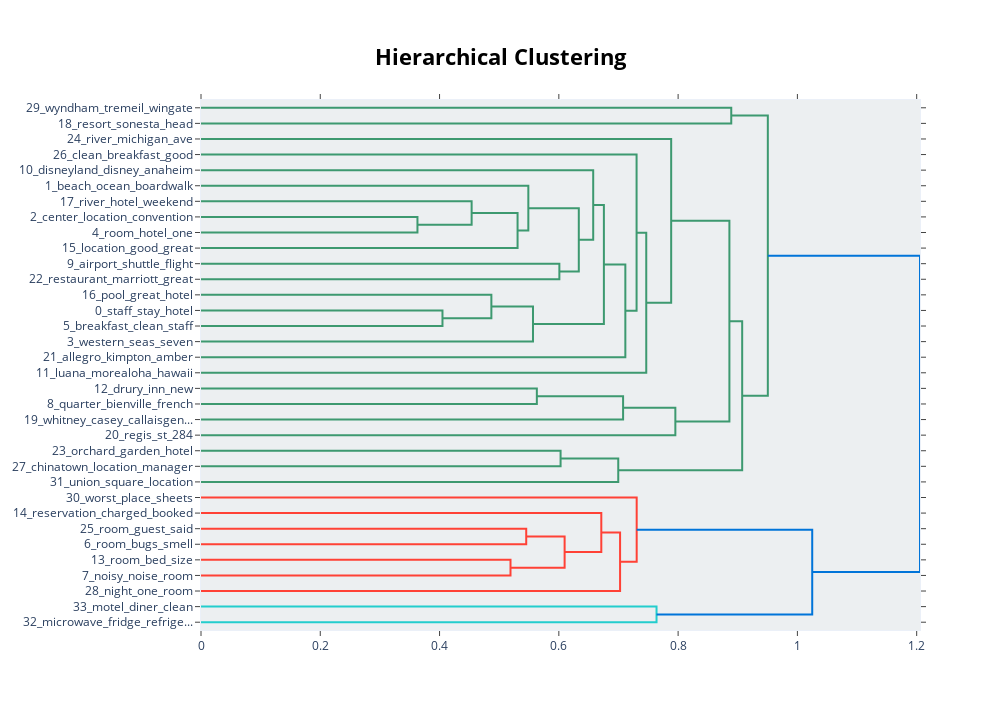

Notebook code for this chart:
### Code cell
# Visualize connections between topics using hierachical clustering
topic_model.visualize_hierarchy(top_n_topics=34, width=1000)

### Figure 1 — Plotly figure (JSON) as saved in the notebook; plotly's stock layout.template omitted (floating-point values rounded to 4 significant figures)
{"data": [{"hoverinfo": "text", "marker": {"color": "rgb(61,153,112)"}, "mode": "lines", "type": "scatter", "x": [0, 0.8891, 0.8891, 0], "xaxis": "x", "y": [-5, -5, -15, -15], "yaxis": "y"}, {"hoverinfo": "text", "marker": {"color": "rgb(61,153,112)"}, "mode": "lines", "type": "scatter", "x": [0, 0.3629, 0.3629, 0], "xaxis": "x", "y": [-75, -75, -85, -85], "yaxis": "y"}, {"hoverinfo": "text", "marker": {"color": "rgb(61,153,112)"}, "mode": "lines", "type": "scatter", "x": [0, 0.4538, 0.4538, 0.3629], "xaxis": "x", "y": [-65, -65, -80, -80], "yaxis": "y"}, {"hoverinfo": "text", "marker": {"color": "rgb(61,153,112)"}, "mode": "lines", "type": "scatter", "x": [0.4538, 0.5308, 0.5308, 0], "xaxis": "x", "y": [-72.5, -72.5, -95, -95], "yaxis": "y"}, {"hoverinfo": "text", "marker": {"color": "rgb(61,153,112)"}, "mode": "lines", "type": "scatter", "x": [0, 0.5488, 0.5488, 0.5308], "xaxis": "x", "y": [-55, -55, -83.75, -83.75], "yaxis": "y"}, {"hoverinfo": "text", "marker": {"color": "rgb(61,153,112)"}, "mode": "lines", "type": "scatter", "x": [0, 0.6009, 0.6009, 0], "xaxis": "x", "y": [-105, -105, -115, -115], "yaxis": "y"}, {"hoverinfo": "text", "marker": {"color": "rgb(61,153,112)"}, "mode": "lines", "type": "scatter", "x": [0.5488, 0.6335, 0.6335, 0.6009], "xaxis": "x", "y": [-69.38, -69.38, -110, -110], "yaxis": "y"}, {"hoverinfo": "text", "marker": {"color": "rgb(61,153,112)"}, "mode": "lines", "type": "scatter", "x": [0, 0.6576, 0.6576, 0.6335], "xaxis": "x", "y": [-45, -45, -89.69, -89.69], "yaxis": "y"}, {"hoverinfo": "text", "marker": {"color": "rgb(61,153,112)"}, "mode": "lines", "type": "scatter", "x": [0, 0.4049, 0.4049, 0], "xaxis": "x", "y": [-135, -135, -145, -145], "yaxis": "y"}, {"hoverinfo": "text", "marker": {"color": "rgb(61,153,112)"}, "mode": "lines", "type": "scatter", "x": [0, 0.4869, 0.4869, 0.4049], "xaxis": "x", "y": [-125, -125, -140, -140], "yaxis": "y"}, {"hoverinfo": "text", "marker": {"color": "rgb(61,153,112)"}, "mode": "lines", "type": "scatter", "x": [0.4869, 0.5567, 0.5567, 0], "xaxis": "x", "y": [-132.5, -132.5, -155, -155], "yaxis": "y"}, {"hoverinfo": "text", "marker": {"color": "rgb(61,153,112)"}, "mode": "lines", "type": "scatter", "x": [0.6576, 0.6755, 0.6755, 0.5567], "xaxis": "x", "y": [-67.34, -67.34, -143.8, -143.8], "yaxis": "y"}, {"hoverinfo": "text", "marker": {"color": "rgb(61,153,112)"}, "mode": "lines", "type": "scatter", "x": [0.6755, 0.7115, 0.7115, 0], "xaxis": "x", "y": [-105.5, -105.5, -165, -165], "yaxis": "y"}, {"hoverinfo": "text", "marker": {"color": "rgb(61,153,112)"}, "mode": "lines", "type": "scatter", "x": [0, 0.7304, 0.7304, 0.7115], "xaxis": "x", "y": [-35, -35, -135.3, -135.3], "yaxis": "y"}, {"hoverinfo": "text", "marker": {"color": "rgb(61,153,112)"}, "mode": "lines", "type": "scatter", "x": [0.7304, 0.7466, 0.7466, 0], "xaxis": "x", "y": [-85.14, -85.14, -175, -175], "yaxis": "y"}, {"hoverinfo": "text", "marker": {"color": "rgb(61,153,112)"}, "mode": "lines", "type": "scatter", "x": [0, 0.7884, 0.7884, 0.7466], "xaxis": "x", "y": [-25, -25, -130.1, -130.1], "yaxis": "y"}, {"hoverinfo": "text", "marker": {"color": "rgb(61,153,112)"}, "mode": "lines", "type": "scatter", "x": [0, 0.5631, 0.5631, 0], "xaxis": "x", "y": [-185, -185, -195, -195], "yaxis": "y"}, {"hoverinfo": "text", "marker": {"color": "rgb(61,153,112)"}, "mode": "lines", "type": "scatter", "x": [0.5631, 0.7077, 0.7077, 0], "xaxis": "x", "y": [-190, -190, -205, -205], "yaxis": "y"}, {"hoverinfo": "text", "marker": {"color": "rgb(61,153,112)"}, "mode": "lines", "type": "scatter", "x": [0.7077, 0.7954, 0.7954, 0], "xaxis": "x", "y": [-197.5, -197.5, -215, -215], "yaxis": "y"}, {"hoverinfo": "text", "marker": {"color": "rgb(61,153,112)"}, "mode": "lines", "type": "scatter", "x": [0.7884, 0.886, 0.886, 0.7954], "xaxis": "x", "y": [-77.53, -77.53, -206.2, -206.2], "yaxis": "y"}, {"hoverinfo": "text", "marker": {"color": "rgb(61,153,112)"}, "mode": "lines", "type": "scatter", "x": [0, 0.6029, 0.6029, 0], "xaxis": "x", "y": [-225, -225, -235, -235], "yaxis": "y"}, {"hoverinfo": "text", "marker": {"color": "rgb(61,153,112)"}, "mode": "lines", "type": "scatter", "x": [0.6029, 0.6996, 0.6996, 0], "xaxis": "x", "y": [-230, -230, -245, -245], "yaxis": "y"}, {"hoverinfo": "text", "marker": {"color": "rgb(61,153,112)"}, "mode": "lines", "type": "scatter", "x": [0.886, 0.9074, 0.9074, 0.6996], "xaxis": "x", "y": [-141.9, -141.9, -237.5, -237.5], "yaxis": "y"}, {"hoverinfo": "text", "marker": {"color": "rgb(61,153,112)"}, "mode": "lines", "type": "scatter", "x": [0.8891, 0.9504, 0.9504, 0.9074], "xaxis": "x", "y": [-10, -10, -189.7, -189.7], "yaxis": "y"}, {"hoverinfo": "text", "marker": {"color": "rgb(255,65,54)"}, "mode": "lines", "type": "scatter", "x": [0, 0.5453, 0.5453, 0], "xaxis": "x", "y": [-275, -275, -285, -285], "yaxis": "y"}, {"hoverinfo": "text", "marker": {"color": "rgb(255,65,54)"}, "mode": "lines", "type": "scatter", "x": [0, 0.5189, 0.5189, 0], "xaxis": "x", "y": [-295, -295, -305, -305], "yaxis": "y"}, {"hoverinfo": "text", "marker": {"color": "rgb(255,65,54)"}, "mode": "lines", "type": "scatter", "x": [0.5453, 0.6097, 0.6097, 0.5189], "xaxis": "x", "y": [-280, -280, -300, -300], "yaxis": "y"}, {"hoverinfo": "text", "marker": {"color": "rgb(255,65,54)"}, "mode": "lines", "type": "scatter", "x": [0, 0.6712, 0.6712, 0.6097], "xaxis": "x", "y": [-265, -265, -290, -290], "yaxis": "y"}, {"hoverinfo": "text", "marker": {"color": "rgb(255,65,54)"}, "mode": "lines", "type": "scatter", "x": [0.6712, 0.7027, 0.7027, 0], "xaxis": "x", "y": [-277.5, -277.5, -315, -315], "yaxis": "y"}, {"hoverinfo": "text", "marker": {"color": "rgb(255,65,54)"}, "mode": "lines", "type": "scatter", "x": [0, 0.7305, 0.7305, 0.7027], "xaxis": "x", "y": [-255, -255, -296.2, -296.2], "yaxis": "y"}, {"hoverinfo": "text", "marker": {"color": "rgb(35,205,205)"}, "mode": "lines", "type": "scatter", "x": [0, 0.7638, 0.7638, 0], "xaxis": "x", "y": [-325, -325, -335, -335], "yaxis": "y"}, {"hoverinfo": "text", "marker": {"color": "rgb(0,116,217)"}, "mode": "lines", "type": "scatter", "x": [0.7305, 1.025, 1.025, 0.7638], "xaxis": "x", "y": [-275.6, -275.6, -330, -330], "yaxis": "y"}, {"hoverinfo": "text", "marker": {"color": "rgb(0,116,217)"}, "mode": "lines", "type": "scatter", "x": [0.9504, 1.206, 1.206, 1.025], "xaxis": "x", "y": [-99.85, -99.85, -302.8, -302.8], "yaxis": "y"}], "layout": {"autosize": false, "height": 710, "hoverlabel": {"bgcolor": "white", "font": {"family": "Rockwell", "size": 16}}, "hovermode": "closest", "plot_bgcolor": "#ECEFF1", "showlegend": false, "title": {"font": {"color": "Black", "size": 22}, "text": "<b>Hierarchical Clustering</b>", "x": 0.5, "xanchor": "center", "yanchor": "top"}, "width": 1000, "xaxis": {"mirror": "allticks", "rangemode": "tozero", "showgrid": false, "showline": true, "showticklabels": true, "ticks": "outside", "type": "linear", "zeroline": false}, "yaxis": {"mirror": "allticks", "range": [-340, 0], "rangemode": "tozero", "showgrid": false, "showline": true, "showticklabels": true, "tickmode": "array", "ticks": "outside", "ticktext": ["29_wyndham_tremeil_wingate", "18_resort_sonesta_head", "24_river_michigan_ave", "26_clean_breakfast_good", "10_disneyland_disney_anaheim", "1_beach_ocean_boardwalk", "17_river_hotel_weekend", "2_center_location_convention", "4_room_hotel_one", "15_location_good_great", "9_airport_shuttle_flight", "22_restaurant_marriott_great", "16_pool_great_hotel", "0_staff_stay_hotel", "5_breakfast_clean_staff", "3_western_seas_seven", "21_allegro_kimpton_amber", "11_luana_morealoha_hawaii", "12_drury_inn_new", "8_quarter_bienville_french", "19_whitney_casey_callaisgen...", "20_regis_st_284", "23_orchard_garden_hotel", "27_chinatown_location_manager", "31_union_square_location", "30_worst_place_sheets", "14_reservation_charged_booked", "25_room_guest_said", "6_room_bugs_smell", "13_room_bed_size", "7_noisy_noise_room", "28_night_one_room", "33_motel_diner_clean", "32_microwave_fridge_refrige..."], "tickvals": [-5, -15, -25, -35, -45, -55, -65, -75, -85, -95, -105, -115, -125, -135, -145, -155, -165, -175, -185, -195, -205, -215, -225, -235, -245, -255, -265, -275, -285, -295, -305, -315, -325, -335], "type": "linear", "zeroline": false}}}
